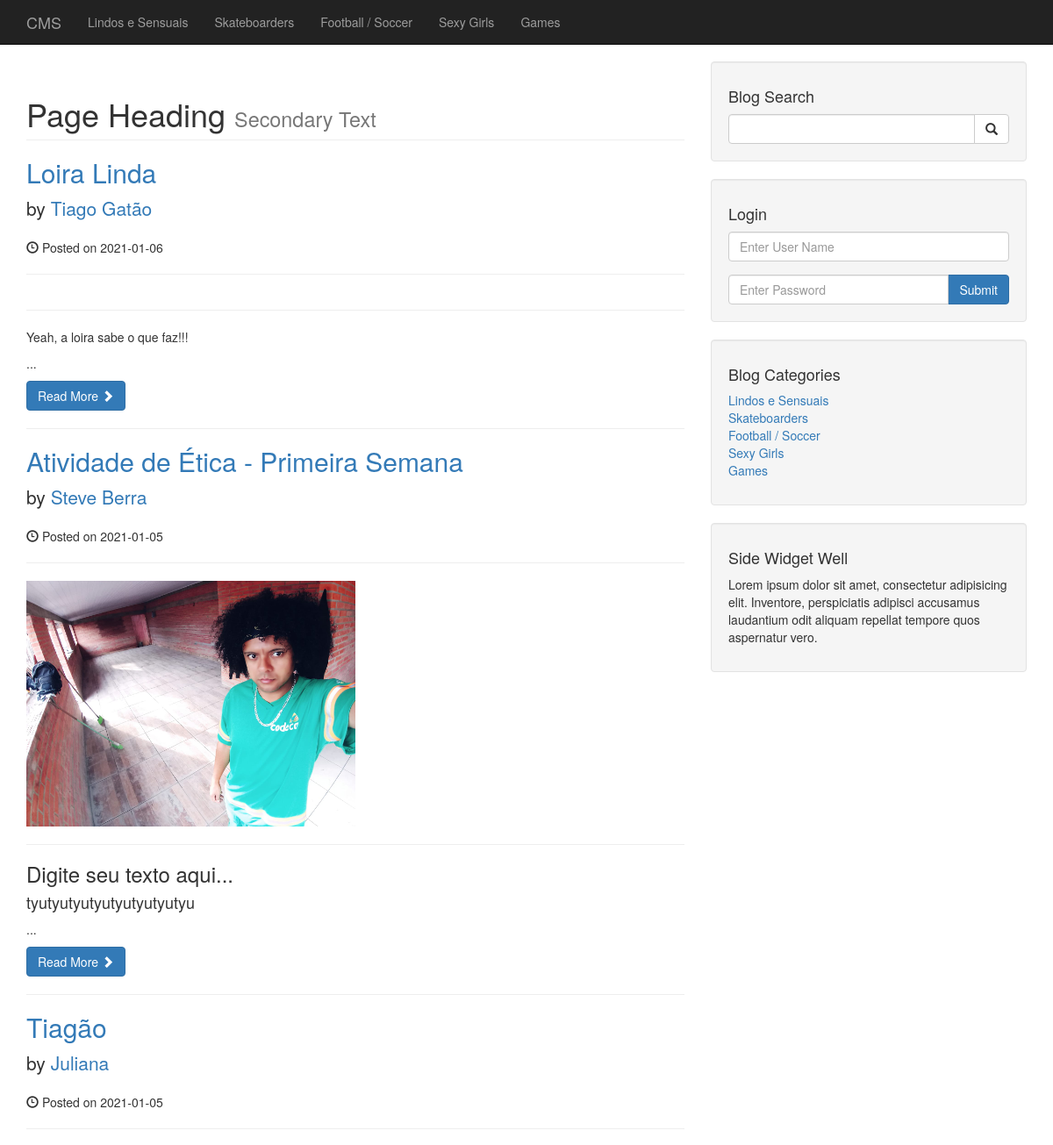
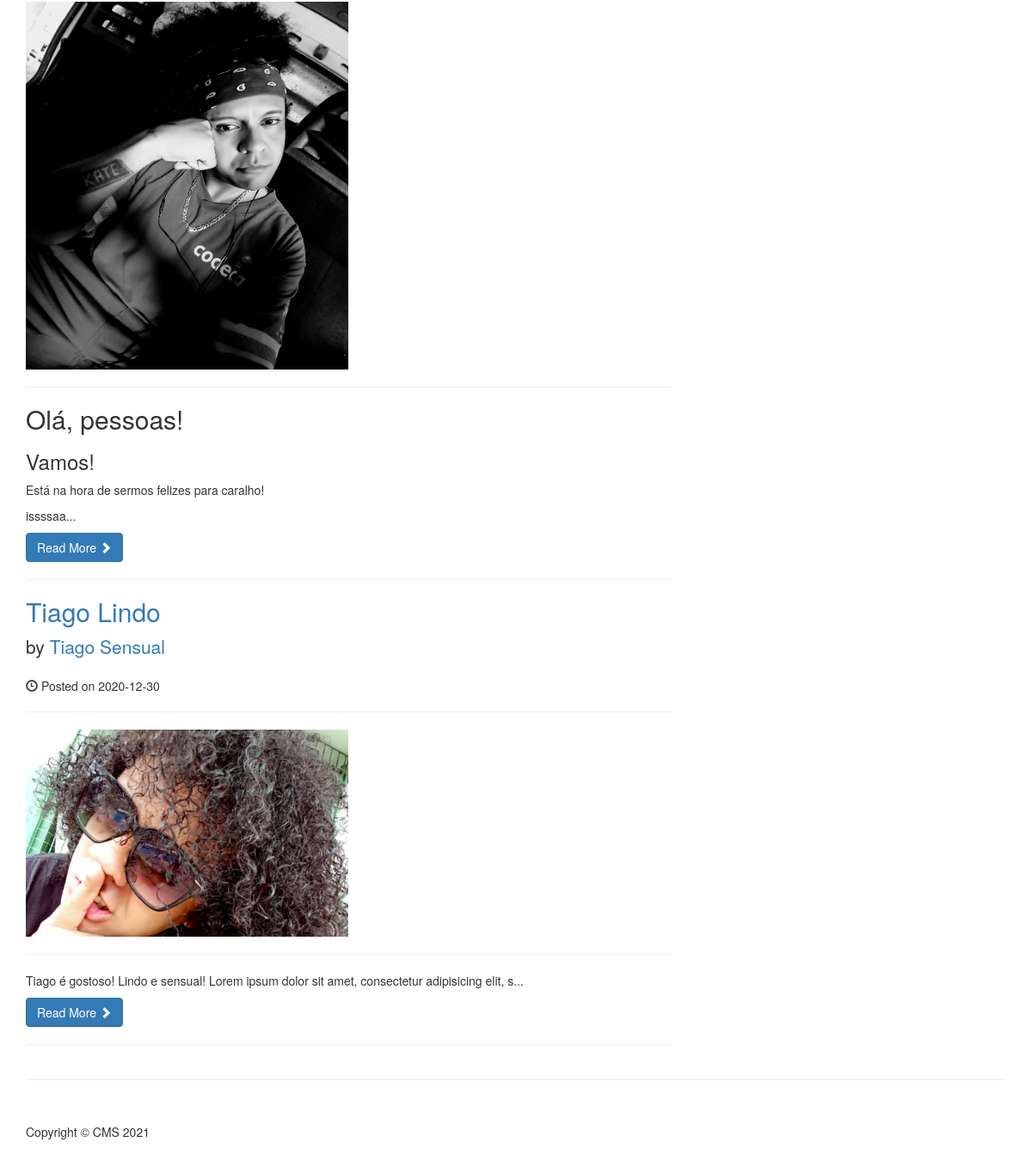
The app's page /cms/category.php?category=11 with its own data (2 pictures, top to bottom).
### tables this page shows
CREATE TABLE `categories` (
  `cat_id` int(3) NOT NULL,
  `cat_title` varchar(255) NOT NULL
);

CREATE TABLE `posts` (
  `post_id` int(3) NOT NULL,
  `post_category_id` int(3) NOT NULL,
  `post_title` varchar(255) NOT NULL,
  `post_author` varchar(255) NOT NULL,
  `post_date` date NOT NULL,
  `post_image` text NOT NULL,
  `post_content` text NOT NULL,
  `post_tags` varchar(255) NOT NULL,
  `post_comment_count` int(11) NOT NULL DEFAULT '0',
  `post_status` varchar(255) NOT NULL DEFAULT 'draft'
);

### cms/category.php (the view)
<?php require('includes/header.php'); ?>
    <?php require('includes/navigation.php'); ?>
    <div class="container">
        <div class="row">
            <div class="col-md-8">
                <h1 class="page-header">
                    Page Heading
                    <small>Secondary Text</small>
                </h1>
                <?php
                    if (isset($_GET['category'])) {
                        $post_category = $_GET['category'];
                    }
                    $query = "SELECT * FROM posts WHERE post_category_id = $post_category AND post_status = 'Published' ORDER BY post_id DESC";
                    $select_all_posts_query = mysqli_query($connection, $query);
                    while ($row = mysqli_fetch_assoc($select_all_posts_query)) {
                        $post_id = $row['post_id'];
                        $post_title = $row['post_title'];
                        $post_author = $row['post_author'];
                        $post_date = $row['post_date'];
                        $post_image = $row['post_image'];
                        $post_content = substr($row['post_content'], 0, 100) . "...";
                        ?>
                        <h2>
                            <a href="post.php?p_id=<?php echo $post_id ?>"><?php echo $post_title; ?></a>
                        </h2>
                        <p class="lead">
                            by <a href="index.php"><?php echo $post_author; ?></a>
                        </p>
                        <p>
                            <span class="glyphicon glyphicon-time">
                            </span>
                            Posted on <?php echo $post_date; ?>
                        </p>
                        <hr>
                        <a href="post.php?p_id=<?php echo $post_id ?>">
                            <img class="img-responsive" style="width: 50%;" src="images/<?php echo $post_image; ?>" alt="">
                        </a>
                        <hr>
                        <p>
                            <?php echo $post_content; ?>
                        </p>
                        <a class="btn btn-primary" href="post.php?p_id=<?php echo $post_id ?>">
                            Read More
                            <span class="glyphicon glyphicon-chevron-right">
                            </span>
                        </a>
                        <hr>
                        <?php
                    }
                ?>
            </div>
            <?php require('includes/sidebar.php'); ?>
        </div>
        <hr>
<?php require('includes/footer.php'); ?>

### cms/includes/navigation.php (shortened to what this page needs)
<?php require('includes/db.php'); ?>
<nav class="navbar navbar-inverse navbar-fixed-top" role="navigation">
  <div class="container">
    <div class="navbar-header">
      <a class="navbar-brand" href="index.php">CMS</a>
    </div>
    <div class="collapse navbar-collapse" id="bs-example-navbar-collapse-1">
      <ul class="nav navbar-nav">
        <?php
          $query = "SELECT * FROM categories;";
          $select_all_categories_query = mysqli_query($connection, $query);
          while ($row = mysqli_fetch_assoc($select_all_categories_query)) {
            $the_cat_id = $row['cat_id'];
            ?>
              <li>
                <a href="category.php?category=<?= $the_cat_id ?>"><?php echo $row['cat_title']; ?></a>
              </li>
            <?php
          }
        ?>
      </ul>
    </div>
  </div>
</nav>

### cms/includes/sidebar.php
<div class="col-md-4" style="position: -webkit-sticky; position: sticky; top: -70px;">
    <div class="well">
        <h4>Blog Search</h4>
        <form action="search.php" method="post">
            <div class="input-group">
                <input name="search" type="text" class="form-control">
                <span class="input-group-btn">
                    <button name="submit" class="btn btn-default" type="submit">
                        <span class="glyphicon glyphicon-search"></span>
                </button>
                </span>
            </div>
        </form>
    </div>
    <div class="well">
        <h4>Login</h4>
        <form action="includes/login.php" method="post">
            <div class="form-group">
                <input name="user_name" type="text" class="form-control" placeholder="Enter User Name" id="user_name" style="margin-bottom: 5px;">
            </div>
            <div class="input-group">
                <input name="password" type="password" class="form-control" placeholder="Enter Password" id="password">
                <span class="input-group-btn">
                    <button class="btn btn-primary" name="login" type="submit">
                        Submit
                    </button>
                </span>
            </div>
        </form>
    </div>
    <div class="well">
        <?php
          $query = "SELECT * FROM categories;";
          $select_categories_sidebar = mysqli_query($connection, $query);
        ?>
        <h4>Blog Categories</h4>
        <div class="row">
            <div class="col-lg-12">
                <ul class="list-unstyled">
                    <?php
    while ($row = mysqli_fetch_assoc($select_categories_sidebar))
    {
        $the_cat_id = $row['cat_id'];
        ?>
          <li>
            <a href="category.php?category=<?= $the_cat_id ?>"><?php echo $row['cat_title']; ?></a>
          </li>
        <?php
    } ?>
                </ul>
            </div>
        </div>
    </div>
   <?php require('widget.php'); ?>
</div>

### cms/css/blog-home.css (style rules this page uses)
body { padding-top: 70px; }

### records on screen
categories: cat_title "Lindos e Sensuais"
categories: cat_title "Skateboarders"
categories: cat_title "Football / Soccer"
categories: cat_title "Sexy Girls"
categories: cat_title "Games"
posts: post_title "Loira Linda", post_author "Tiago Gatão", post_date "2021-01-06", post_content "Yeah, a loira sabe o que faz!!! ..."
posts: post_title "Atividade de Ética - Primeira Semana", post_author "Steve Berra", post_date "2021-01-05", post_image (picture), post_content "Digite seu texto aqui... tyutyutyutyutyutyutyutyu ..."
posts: post_title "Tiagão", post_author "Juliana", post_date "2021-01-05", post_image (picture), post_content "Olá, pessoas! Vamos! Está na hora de sermos felizes para caralho! issssaa..."
posts: post_title "Tiago Lindo", post_author "Tiago Sensual", post_date "2020-12-30", post_image (picture), post_content "Tiago é gostoso! Lindo e sensual! Lorem ipsum dolor sit amet, consectetur adipisicing elit, s..."
